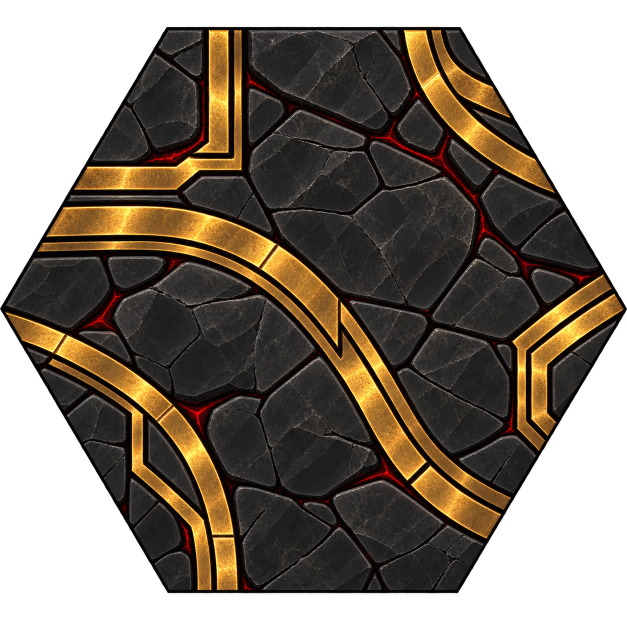
#> input picture art/subaku_palace/refs/ref_domain_tile_c_1254.png, 1254 x 1254 px (shown at 1/2 size)
$ python build_domain.py
#> lines starting #> are read from the running program, lines starting #| are printed output that depends on the picture
### art/subaku_palace/floor.py
#!/usr/bin/env python3
"""Subaku Palace domain floor, 'rails' (QA 2026-11-05 on be8646d1, toward the director's refs a-d).

    python3 floor.py [OUT.webp]        # the static tile (corner-to-corner hex, stretched 2:1 by the game)

The floor is a field f(x, y) that repeats with the hex lattice. The tile is f on one hex (plus a 0.06 bleed so linear
filtering opens no seam), and the cast's clips sample the same f, so their light lands on the floor's own pixels.

One tile only: a ground tag has ONE staticAssetPath (validators/combat.ts:121, combatEffects.ts:135) and the engine
has no per-hex variant, so the repeat cannot be broken by tile variants without splitting the mechanic into several
COORDINATES ground tags (which would also leave the 4 parity-only rim hexes without the effect). The repeat is
broken inside the tile instead: a non-directional composition (refs a-d), per-pixel grain, whole tapered joints.

Pattern (regular flat-top hex, circumradius 1, y down):
- the main current: a double-rail gold band M2 -> M5 (lower-left to upper-right edge midpoints), square to both
  edges, a gentle S; the cast's current runs in the recessed channel between the two rails;
- two large arcs, M1-M3 and M0-M4, each centred where its two edges' lines meet (so it leaves both edges square), a
  narrower double rail; the main current weaves over them. Hex to hex the arcs chain at 60 deg, across the currents'
  150 deg, so the gold forms an open woven lattice rather than parallel stripes (the structure of refs a-d);
- every feature is evaluated at the 7 lattice translations, so nothing is cut at a hex edge; every band leaves its
  hex at a midpoint with the same width and a symmetric profile, so the joins are exact;
- the stone: periodic basalt flagstones (16 Voronoi seeds repeating with the lattice), each with its own tone and a
  soft top-left bevel, fine lattice-periodic grain (a sum of reciprocal-lattice waves, so it is seamless too), dark
  mortar lit faintly red, and whole joints glowing ember, tapering to nothing at the stone corners.
Pillow only, deterministic.
"""
import math
import os
import random
import sys

from PIL import Image

SQ3 = math.sqrt(3)
H = SQ3 / 2
CORNERS = [(math.cos(math.radians(60 * k)), math.sin(math.radians(60 * k))) for k in range(6)]
NEIGH = [(0, 0), (0, SQ3), (0, -SQ3), (1.5, H), (1.5, -H), (-1.5, H), (-1.5, -H)]

STONE = [(48, 44, 46), (40, 37, 39), (56, 50, 50), (44, 40, 40), (52, 47, 46), (36, 33, 35), (60, 54, 53)]
MORTAR = (12, 8, 8)
EMBER = [(92, 10, 6), (168, 24, 12), (238, 60, 22), (255, 120, 50)]
OUTLINE = (34, 18, 6)
GROOVE = (70, 40, 10)                        # the recessed channel between the rails
RAIL = [(118, 74, 18), (176, 124, 40), (222, 172, 76), (250, 220, 150)]
MAIN_W = 0.105                               # half-width of the main double rail (hex radius units)
ARC_W = 0.075
AMP = 0.16
LIGHT = (-0.6, -0.8)
BLEED = 0.06
MODE = 'full'     # 'stone': the floor with no gold at all (the cast's cover, before the gold blooms)

_rnd = random.Random(23)
NSEED = 16
SEEDS = []
while len(SEEDS) < NSEED:
    x, y = _rnd.uniform(-1, 1), _rnd.uniform(-H, H)
    if abs(y) <= H and SQ3 * abs(x) + abs(y) <= SQ3 and all(math.hypot(x - a, y - b) > 0.33 for a, b, _ in SEEDS):
        SEEDS.append((x, y, len(SEEDS)))
_FAR = NEIGH + [(3, 0), (-3, 0), (1.5, 3 * H), (-1.5, 3 * H), (1.5, -3 * H), (-1.5, -3 * H), (0, 2 * SQ3),
                (0, -2 * SQ3)]
PTS = [(x + dx, y + dy, i) for x, y, i in SEEDS for dx, dy in _FAR]
TONE = {i: STONE[_rnd.randrange(len(STONE))] for i in range(NSEED)}
GLOWING = {(a, b) for a in range(NSEED) for b in range(NSEED) if a < b and _rnd.random() < 0.34}

# lattice-periodic grain: waves on the reciprocal lattice (a1 = (1.5, H), a2 = (0, SQ3))
_det = 1.5 * SQ3
B1 = (SQ3 / _det, -0.0)                      # b1 . a1 = 1, b1 . a2 = 0
B1 = (1 / 1.5, -H / (1.5 * SQ3))
B2 = (0.0, 1 / SQ3)
WAVES = []
for _ in range(36):
    m, n = _rnd.randint(-14, 14), _rnd.randint(-14, 14)
    if abs(m) + abs(n) < 5:
        continue
    kx, ky = m * B1[0] + n * B2[0], m * B1[1] + n * B2[1]
    WAVES.append((kx, ky, _rnd.uniform(0, 2 * math.pi), 1 / math.hypot(kx, ky) ** 0.6))
_WN = sum(a for *_, a in WAVES)

UA = math.radians(150)
UX, UY = math.cos(UA), math.sin(UA)
NX, NY = UY, -UX


def grain(x, y):
    return sum(a * math.cos(2 * math.pi * (kx * x + ky * y) + p) for kx, ky, p, a in WAVES) / _WN


def g(w):
    return AMP * math.sin(2 * math.pi * w) * (1 - math.cos(2 * math.pi * w)) / 2


def gp(w):
    return (g(w + 1e-4) - g(w - 1e-4)) / 2e-4


# [19 lines left out: function current_dist, not called in this run]


def _mid(k):
    a = math.radians(60 * k + 30)
    return H * math.cos(a), H * math.sin(a)


def _line_meet(k1, k2):
    """Where the lines of edges k1 and k2 meet (the centre of the arc joining their midpoints, square to both)."""
    a1, a2 = math.radians(60 * k1 + 30), math.radians(60 * k2 + 30)
    # n . p = H for both normals
    n1, n2 = (math.cos(a1), math.sin(a1)), (math.cos(a2), math.sin(a2))
    det = n1[0] * n2[1] - n1[1] * n2[0]
    return (H * n2[1] - H * n1[1]) / det, (n1[0] * H - n2[0] * H) / det


ARCS = []
for k1, k2 in ((1, 3), (0, 4)):
    cx, cy = _line_meet(k1, k2)
    mx, my = _mid(k1)
    ARCS.append((cx, cy, math.hypot(mx - cx, my - cy), math.atan2(_mid(k1)[1] - cy, _mid(k1)[0] - cx),
                 math.atan2(_mid(k2)[1] - cy, _mid(k2)[0] - cx)))


# [120 lines left out: functions arc_dist, features, rail_colour, sample, reduce, not called in this run]


def inside_hex(x, y, eps=0.0):
    return abs(y) <= H + eps and SQ3 * abs(x) + abs(y) <= SQ3 + eps


# [26 lines left out: functions tile, field_masks, not called in this run]


# [5 lines that do not run on import are left out]

### art/subaku_palace/classic.py
#!/usr/bin/env python3
"""Subaku Palace resting floor, 'classic': the director's own tile (ref c, the hi-res live DemonCastleFloor), with its
bands redrawn on its own stone so every band end meets its neighbour (director 2026-11-06: "make it resemble the old
hex as much as possible").

    python3 classic.py          # .cache/classic_1024.png and a join report (build_domain.py exports the tile)

Canvas: the game stretches the tile canvas corner to corner into the 2:1 hex box, so ref c is cropped to its hex
bounds and resampled square. Coordinates as floor.py: regular flat-top hex, circumradius 1, y down; corner k at 60 k
deg; edge k runs from corner k to corner k + 1; u is the fraction along it.

Join rule: across edge k a neighbour shows its edge k + 3, so a band leaving edge k at u with outward direction d
needs a band leaving edge k + 3 at 1 - u with outward direction d + 180. Measured on ref c, 11 of its band ends have
no partner (only the L / bottom-left arc and the S / bracket pairs come close). The layout below keeps his five
elements and moves only their ends:
- S band: leaves the upper-left edge horizontally (his) at u 0.24 (his 0.30); its lower end comes down to the bottom
  edge at 0.15, heading down (his ran out through the lower-right edge near the bottom corner);
- top-left L: his: vertical from the top edge at 0.20 (his 0.216), a chamfered corner, horizontal to the upper-left
  midpoint (his 0.48);
- top-right arc: his, round the top-right corner from the top edge at 0.85 to the upper-right midpoint;
- bottom-left arc: his sweep up from the bottom edge at 0.80 (his 0.81), now ending at the lower-left midpoint (his
  ran on to the left corner);
- right bracket: his chamfered bracket, attached to the lower-right edge at the midpoint and at 0.76 (his straddled
  the right corner).
Pairs: L top / bottom-left arc (0.20 / 0.80, vertical); L left / bracket (0.50 / 0.50, horizontal); S left / bracket
(0.24 / 0.76, horizontal); S bottom / top-right arc (0.15 / 0.85, vertical); bottom-left arc / top-right arc (the
midpoints, square to the edges). Every end is exact in position and direction.
Profile: his band total width (0.105 radius) as a symmetric double rail (two rails, a dark groove between), because
his wide-plus-narrow pair cannot keep its narrow rail on a consistent side across a seam. The rails are textured with
his own burnished gold (sampled from the straight arm of his L); the stone, mortar glow and dark rim are his pixels,
cloned in where an old band no longer runs.
"""
import math
import os
import sys

from PIL import Image, ImageFilter

HERE = os.path.dirname(os.path.abspath(__file__))
REF = os.path.join(HERE, 'refs', 'ref_domain_tile_c_1254.png')
N = 1024
SQ3 = math.sqrt(3)
H = SQ3 / 2
C = [(math.cos(math.radians(60 * k)), math.sin(math.radians(60 * k))) for k in range(6)]
PX = 2.0 / N                      # hex units per canvas pixel (x); y is the same after the square resample (H / (N/2))

RAIL = 0.058                      # one rail's width (QA r4: thickened toward his visible width at 50 px)
GROOVE = 0.012
HALF = RAIL + GROOVE / 2          # band half-width: 0.064
OUTLINE = 0.008
CAP = 0.30                        # his segment caps: a dark joint across the band every 0.30 of arc length
LIGHT = (-0.6, -0.8)              # his bevel light, from the upper left
BLEED = 0.06                      # content past the hex edge (the neighbours' continuation), so no seam opens
RIM = 0.035                       # his dark rim is removed: the last 0.035 in from each edge repeats the inner pixels


def edge_point(k, u):
    (x1, y1), (x2, y2) = C[k], C[(k + 1) % 6]
    return x1 + (x2 - x1) * u, y1 + (y2 - y1) * u


def to_px(x, y):
    return (x + 1) / 2 * N, (y / H + 1) / 2 * N


def to_hex(px, py):
    return (px + 0.5) / N * 2 - 1, ((py + 0.5) / N * 2 - 1) * H


def inside(x, y, eps=0.0):
    return abs(y) <= H + eps and SQ3 * abs(x) + abs(y) <= SQ3 + eps


def load_canvas():
    im = Image.open(REF).convert('RGBA')
#> im is the input picture: PIL image 1254x1254 RGBA; mean R, G, B, A 45.7, 35.6, 23.9, 167.2
    a = im.getchannel('A')
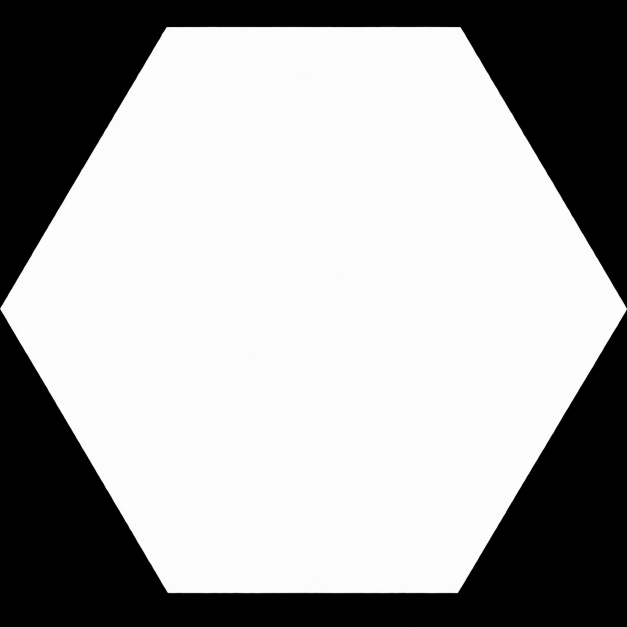
#> a: PIL image 1254x1254 L (shown at 1/2 size); min 0, max 255, mean 167.2
    ys = [y for y in range(im.height) if any(a.getpixel((x, y)) > 128 for x in range(300, 950, 8))]
#> ys = 1132 values from 54 to 1185
    xs = [x for x in range(im.width) if a.getpixel((x, im.height // 2)) > 128]
#> xs = 1243 values from 6 to 1248
    return im.crop((xs[0], ys[0], xs[-1] + 1, ys[-1] + 1)).resize((N, N), Image.LANCZOS)
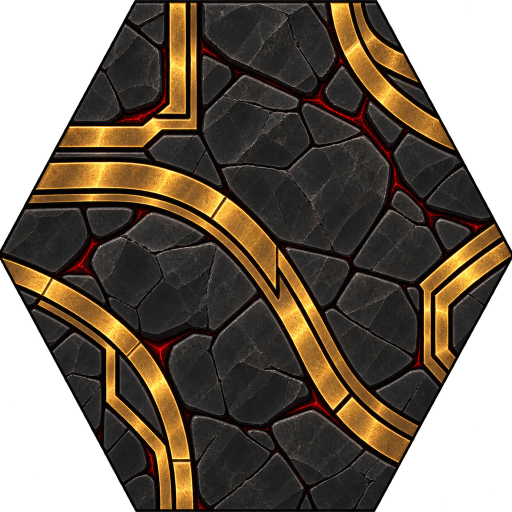
#> returned value: PIL image 1024x1024 RGBA (shown at 1/2 size); mean R, G, B, A 50.8, 39.5, 26.5, 186.8; transparent parts drawn white


def is_gold(p):
    r, g, b, a = p
    return a > 200 and ((r > 80 and g > 45 and r > b + 40 and g > b + 10) or (r > 200 and g > 165 and r > b + 25))


# ------------------------------------------------------------------ the layout (polylines in hex units)
def cubic(p0, p1, p2, p3, n=120):
    out = []
    for i in range(n + 1):
        t = i / n
        a, b, c, d = (1 - t) ** 3, 3 * (1 - t) ** 2 * t, 3 * (1 - t) * t * t, t ** 3
        out.append((a * p0[0] + b * p1[0] + c * p2[0] + d * p3[0], a * p0[1] + b * p1[1] + c * p2[1] + d * p3[1]))
    return out


def line(p, q, n=40):
    return [(p[0] + (q[0] - p[0]) * i / n, p[1] + (q[1] - p[1]) * i / n) for i in range(n + 1)]


def path_ext(pts, ext=0.08):
    """Extend both ends straight on past the edge (so the rails run into the bleed and over the seam)."""
    (x0, y0), (x1, y1) = pts[0], pts[1]
    d = math.hypot(x0 - x1, y0 - y1)
    a = (x0 + (x0 - x1) / d * ext, y0 + (y0 - y1) / d * ext)
    (x0, y0), (x1, y1) = pts[-1], pts[-2]
    d = math.hypot(x0 - x1, y0 - y1)
    b = (x0 + (x0 - x1) / d * ext, y0 + (y0 - y1) / d * ext)
    return [a] + pts + [b]


def dir_vec(deg):
    return math.cos(math.radians(deg)), math.sin(math.radians(deg))


def layout():
    P = {}
    # S: upper-left edge (e3) at 0.24, travelling right (0 deg); bottom edge (e1) at 0.15, travelling down (90 deg)
    s0, s1 = edge_point(3, 0.24), edge_point(1, 0.15)
    m = (-0.02, 0.18)                                   # the diagonal run through the middle, at 50 deg
    t = dir_vec(50)
    P['S'] = cubic(s0, (s0[0] + 0.45, s0[1]), (m[0] - t[0] * 0.30, m[1] - t[1] * 0.30), m) + \
        cubic(m, (m[0] + t[0] * 0.30, m[1] + t[1] * 0.30), (s1[0], s1[1] - 0.22), s1)[1:]
    # L: top edge (e4) at 0.20 straight down, chamfer, left to M3 (e3 at 0.50)
    l0, l1 = edge_point(4, 0.20), edge_point(3, 0.50)
    ch = 0.10
    P['L'] = line(l0, (l0[0], l1[1] - ch)) + line((l0[0], l1[1] - ch), (l0[0] - ch, l1[1]))[1:] + \
        line((l0[0] - ch, l1[1]), l1)[1:]
    # top-right arc: top edge (e4) at 0.85 heading down -> M5 (e5 at 0.50) leaving at 330 deg
    t0, t1 = edge_point(4, 0.85), edge_point(5, 0.50)
    o = dir_vec(330)
    P['TR'] = cubic(t0, (t0[0], t0[1] + 0.32), (t1[0] - o[0] * 0.32, t1[1] - o[1] * 0.32), t1)
    # bottom-left arc: bottom edge (e1) at 0.80 heading up -> M2 (e2 at 0.50) leaving at 150 deg
    b0, b1 = edge_point(1, 0.80), edge_point(2, 0.50)
    o = dir_vec(150)
    P['BL'] = cubic(b0, (b0[0], b0[1] - 0.45), (b1[0] - o[0] * 0.40, b1[1] - o[1] * 0.40), b1)
    # bracket: lower-right edge (e0) at 0.50 and 0.76, both horizontal; a chamfered "[" between them
    k0, k1 = edge_point(0, 0.50), edge_point(0, 0.76)
    xl = 0.40                                         # his bracket: a deep '[' with crisp 45 deg corners
    c2 = 0.045
    P['BR'] = line(k0, (xl + c2, k0[1])) + line((xl + c2, k0[1]), (xl, k0[1] + c2))[1:] + \
        line((xl, k0[1] + c2), (xl, k1[1] - c2))[1:] + line((xl, k1[1] - c2), (xl + c2, k1[1]))[1:] + \
        line((xl + c2, k1[1]), k1)[1:]
    return {k: path_ext(v) for k, v in P.items()}


# [13 lines left out: functions ends, check_joins, not called in this run]


# ------------------------------------------------------------------ rendering
def dist_field(paths):
    """Per canvas pixel: (distance to the nearest band centreline, arc length there, side sign, path name)."""
    segs = []
    for name, pts in paths.items():
        acc = 0.0
        for (x0, y0), (x1, y1) in zip(pts, pts[1:]):
            L = math.hypot(x1 - x0, y1 - y0)
            segs.append((x0, y0, x1, y1, L, acc, name))
            acc += L
    # bucket segments on a coarse grid for speed
    G = 24
    grid = {}
    for s in segs:
        x0, y0, x1, y1 = s[:4]
        r = HALF + OUTLINE + 0.04
        for gx in range(int((min(x0, x1) - r + 1.2) * G / 2.4), int((max(x0, x1) + r + 1.2) * G / 2.4) + 1):
            for gy in range(int((min(y0, y1) - r + 1.2) * G / 2.4), int((max(y0, y1) + r + 1.2) * G / 2.4) + 1):
                grid.setdefault((gx, gy), []).append(s)
    return segs, grid, G


def nearest(grid, G, x, y):
    best = None
    for s in grid.get((int((x + 1.2) * G / 2.4), int((y + 1.2) * G / 2.4)), ()):
        x0, y0, x1, y1, L, acc, name = s
        dx, dy = x1 - x0, y1 - y0
        t = max(0.0, min(1.0, ((x - x0) * dx + (y - y0) * dy) / (L * L))) if L else 0.0
        px, py = x0 + dx * t, y0 + dy * t
        d = math.hypot(x - px, y - py)
        if best is None or d < best[0]:
            side = (dx * (y - y0) - dy * (x - x0))
            best = (d, acc + t * L, 1 if side >= 0 else -1, name, (dx / L, dy / L) if L else (1, 0))
    return best


def gold_texture(can):
    """His burnished gold: the wide rail of his L's straight vertical arm, as a (across, along) strip."""
    px = can.load()
    # the arm runs down from the top edge at canvas x ~ 0.343-0.374 N; take its brightest 30 px wide core, rows 2-17 %
    x0 = int(0.343 * N)
    w = int(0.032 * N)
    y0, y1 = int(0.02 * N), int(0.17 * N)
    tex = Image.new('RGB', (w, y1 - y0))
    tp = tex.load()
    for y in range(y0, y1):
        for x in range(w):
            r, g, b, a = px[x0 + x, y]
            tp[x, y - y0] = (r, g, b)
    return tex


TRANSFORMS = [(math.pi, 1), (math.pi / 3, 1), (-math.pi / 3, 1), (2 * math.pi / 3, 1), (-2 * math.pi / 3, 1),
              (0.0, -1), (math.pi, -1), (math.pi / 3, -1), (-math.pi / 3, -1)]   # (rotation, mirror-x)


# [92 lines left out: functions _tf, clone_stone, not called in this run]


def build(gold_scale=1.0):
    can = load_canvas()
    src = can.load()
    gm = Image.new('L', (N, N), 0)
#> gm: PIL image 1024x1024 L; every value is 0
    gmp = gm.load()
    for y in range(N):
        for x in range(N):
            if is_gold(src[x, y]):
                gmp[x, y] = 255
#> (the rest of the program and of its run is left out)
